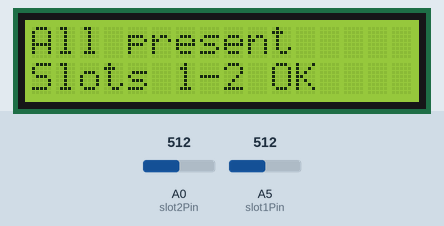
Simulated run of this sketch. Board: Arduino Uno, built with avr-gcc and run on an emulated ATmega328P. Parts: 16×2 character LCD. Inputs (shaded band) come from the test bench; at power-on: A0 (slot2Pin) = 512, A5 (slot1Pin) = 512.

Above: at 2.2 s.
2.3 s: A0 (slot2Pin) set to 632
3.9 s: A0 (slot2Pin) set to 658
At 4.9 s:
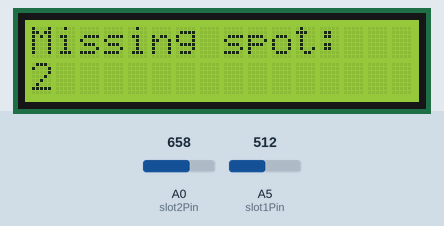
5.8 s: A5 (slot1Pin) set to 660
At 6.8 s:
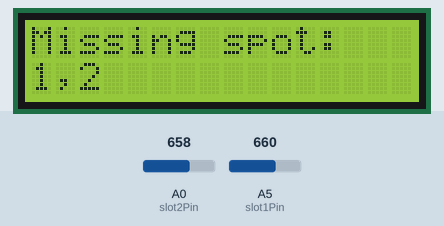
7.4 s: A0 (slot2Pin) set to 640
At 8.7 s:
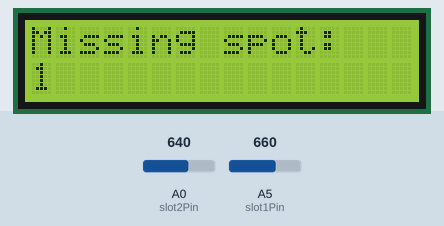
9.0 s: A5 (slot1Pin) set to 641
At 9.5 s:
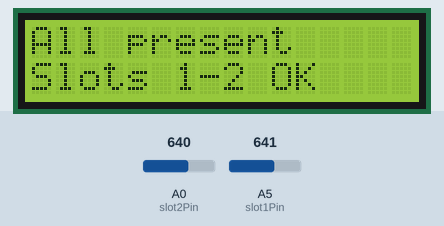
10.6 s: A5 (slot1Pin) set to 716
At 11.6 s:
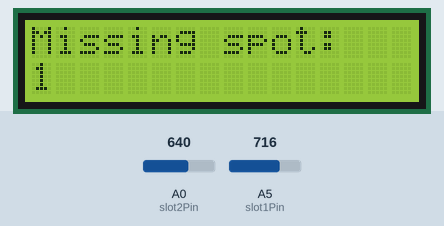
Timing chart, 0 to 13.2 s (numbered marks = the images above; inputs shaded):
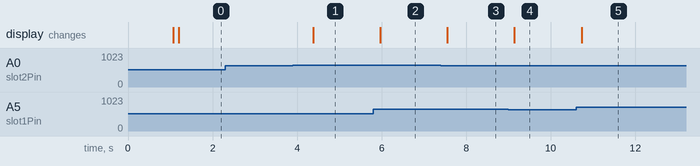

The sketch:

clicker_code.ino
```cpp
#include <LiquidCrystal.h>

// LCD wiring: RS, E, D4, D5, D6, D7
LiquidCrystal lcd(12, 11, 5, 4, 3, 2);

// Photoresistor pins
const int slot1Pin = A5;  // Slot 1
const int slot2Pin = A0;  // Slot 2

// Light threshold
int threshold = 650;

// Average readings for stability
int readAvg(int pin, int samples = 20) {
  long sum = 0;
  for (int i = 0; i < samples; i++) {
    sum += analogRead(pin);
    delay(3);
  }
  return sum / samples;
}

void setup() {
  lcd.begin(16, 2);
  lcd.clear();
  lcd.setCursor(0, 0);
  lcd.print("Clicker Check");
  delay(1000);
  lcd.clear();
}

void loop() {
  int v1 = readAvg(slot1Pin);
  int v2 = readAvg(slot2Pin);

  bool missing1 = (v1 > threshold);
  bool missing2 = (v2 > threshold);

  lcd.clear();

  if (!missing1 && !missing2) {
    lcd.setCursor(0, 0);
    lcd.print("All present");
    lcd.setCursor(0, 1);
    lcd.print("Slots 1-2 OK");
  } else {
    lcd.setCursor(0, 0);
    lcd.print("Missing spot:");
    lcd.setCursor(0, 1);

    bool first = true;
    if (missing1) { lcd.print("1"); first = false; }
    if (missing2) { if (!first) lcd.print(","); lcd.print("2"); }
  }

  delay(400);
}
```

Measured:
- the behaviour switches between 650 and 651 on A0 (slot2Pin) (found by bisection; images 0 and 1)
- the behaviour switches between 651 and 650 on A5 (slot1Pin) (found by bisection; images 3 and 4)
- after the input at 2.3 s, every drawn part: stays the same
- after the input at 3.9 s, the display: changes after 0.48 s (image 1)
- after the input at 5.8 s, the display: changes after 0.17 s (image 2)
- after the input at 7.4 s, the display: changes after 0.15 s (image 3)
- after the input at 9.0 s, the display: changes after 0.14 s (image 4)
- after the input at 10.6 s, the display: changes after 0.13 s (image 5)
